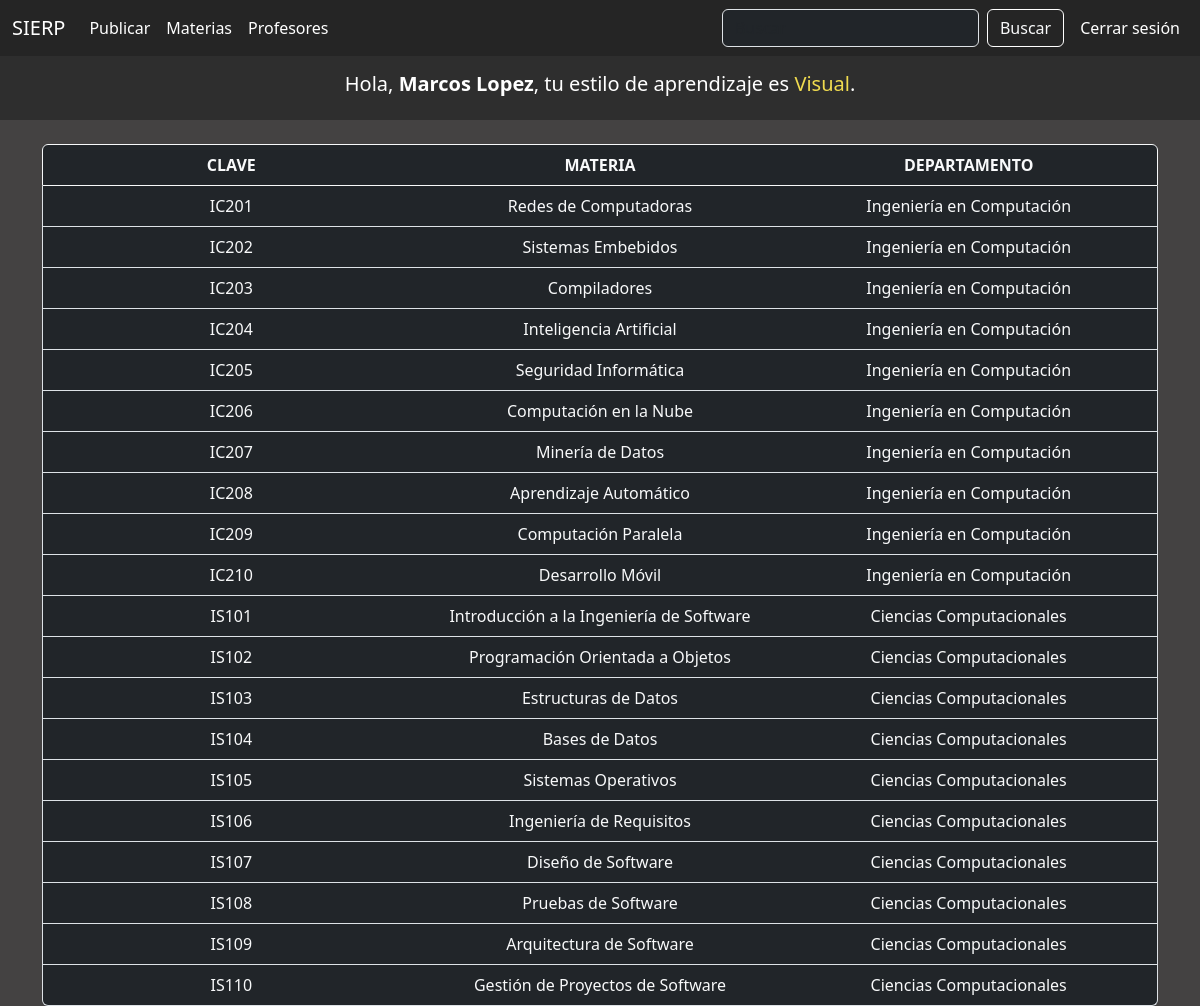
Page /materia/lista_materia/ (signed in) on the committed database.
### usuario/models.py (models this page shows, shortened)
class Usuario(AbstractUser):
    METODOS_APRENDIZAJE = [
        ('visual', 'Visual'),
        ('auditivo', 'Auditivo'),
        ('kinestesico', 'Kinestésico'),
    ]
    nombre_usuario = models.CharField(max_length=20)
    metodo_aprendizaje = models.CharField(
        max_length=20,
        choices=METODOS_APRENDIZAJE,
        blank=True,
        null=True
    )
    profesores = models.ManyToManyField('profesor.Profesor', through='publicacion.Publicacion')
    materias = models.ManyToManyField('materia.Materia', through='publicacion.Publicacion')

### materia/models.py (models this page shows, shortened)
class Materia(models.Model):
    clave = models.CharField(max_length=10)
    nombre = models.CharField(max_length=50)
    departamento = models.CharField(max_length=50)
    usuarios = models.ManyToManyField('usuario.Usuario', through='publicacion.Publicacion')
    profesores = models.ManyToManyField('profesor.Profesor', through='publicacion.Publicacion')

### materia/views.py (the view)
# urls.py: path('lista_materia/', views.MateriaView.as_view(), name='lista_materia'),
class MateriaView(generic.ListView):
    template_name = "materia/lista_materia.html"
    context_object_name = 'materia_list'
    def get_queryset(self):
        query = self.request.GET.get('q')
        if query:
            return Materia.objects.filter(Q(nombre__icontains=query)).order_by('clave')
        return Materia.objects.order_by('clave')

### templates/materia/lista_materia.html (shortened to what this page needs)
{% extends "base.html" %}
{% block search %}
<form class="d-flex me-2" role="search" method="get" action="">
    <input class="form-control me-2 bg-dark text-light" type="search" name="q" placeholder="Buscar" aria-label="Search" value="{{ request.GET.q }}">
    <button class="btn btn-outline-light" type="submit" style="border-color: #ffffff;">Buscar</button>
</form>
{% endblock search %}
{% block content %}
<section class="container mt-4">
    {% if materia_list %}
    <div class="list-group bg-dark">
        <div class="list-group-item active bg-dark border border-light">
            <div class="row text-center">
                <div class="col text-light"><strong>CLAVE</strong></div>
                <div class="col text-light"><strong>MATERIA</strong></div>
                <div class="col text-light"><strong>DEPARTAMENTO</strong></div>
            </div>
        </div>
        {% for materia in materia_list %}
        <a href="{% url 'publicacion:materia' materia.id %}" class="list-group-item list-group-item-action bg-dark">
            <div class="row text-center">
                <div class="col text-light">{{ materia.clave }}</div>
                <div class="col text-light">{{ materia.nombre }}</div>
                <div class="col text-light">{{ materia.departamento }}</div>
            </div>
        </a>
        {% endfor %}
    </div>
    {% else %}
    <div class="alert alert-warning text-center bg-dark text-light border border-dark" role="alert">
        Materia no encontrada.
    </div>
    {% endif %}
</section>
{% endblock content %}

### templates/base.html (shortened to what this page needs)
<!DOCTYPE html>
<html lang="en" dark>
<head>
    <link href="https://cdn.jsdelivr.net/npm/bootstrap@5.3.3/dist/css/bootstrap.min.css" rel="stylesheet">
    <link rel="stylesheet" href="https://cdnjs.cloudflare.com/ajax/libs/font-awesome/6.0.0-beta3/css/all.min.css">
</head>
<body>
    <nav class="navbar navbar-expand-lg">
        <div class="container-fluid">
          <a class="navbar-brand" style="color: #ffffff;" href="{% url 'publicacion:index' %}">SIERP</a>
          <div class="collapse navbar-collapse" id="navbarSupportedContent">
            <ul class="navbar-nav me-auto mb-2 mb-lg-0">
              <li class="nav-item">
                <a class="nav-link" href="{% url 'publicacion:crear_publicacion' %}">Publicar</a>
              </li>
              <li class="nav-item">
                <a class="nav-link" href="{% url 'materia:lista_materia' %}">Materias</a>
              </li>
              <li class="nav-item">
                <a class="nav-link" href="{% url 'profesor:lista_profesor' %}">Profesores</a>
              </li>
            </ul>
            {% block search %}
            {% endblock search %}
            <ul class="navbar-nav mb-2 mb-lg-0">
              {% if user.is_authenticated %}
                <li class="nav-item">
                  <form action="{% url 'usuario:cerrar' %}" method="post" class="d-inline">
                    <button type="submit" class="nav-link btn btn-link" style="text-decoration: none; background: none; border: none;">Cerrar sesión</button>
                  </form>
                </li>
              {% endif %}
            </ul>
          </div>
        </div>
    </nav>
    {% if user.is_authenticated %}
    <div class="text-center p-3" style="background-color: #2e2e2e; color: #fff;">
        <h5>
            Hola, <strong>{{ user.nombre_usuario|default:user.username }}</strong>,
            {% if user.metodo_aprendizaje %}
                tu estilo de aprendizaje es <span style="color: #f0db4f;">{{ user.get_metodo_aprendizaje_display }}</span>.
            {% else %}
                aún no has completado tu test de aprendizaje.
            {% endif %}
        </h5>
    </div>
    {% endif %}
    {% block content %}
    {% endblock content %}
</body>
</html>

### templates/base.html (style rules this page uses)
body { background-color: #444242; color: #ffffff; }
.navbar { background-color: #252525; color: #ffffff; }
.nav-link { color: #ffffff !important; }

### rows in the picture
Usuario: nombre_usuario "Marcos Lopez", metodo_aprendizaje "Visual"
Materia: clave "IC201", nombre "Redes de Computadoras", departamento "Ingeniería en Computación"
Materia: clave "IC202", nombre "Sistemas Embebidos", departamento "Ingeniería en Computación"
Materia: clave "IC203", nombre "Compiladores", departamento "Ingeniería en Computación"
Materia: clave "IC204", nombre "Inteligencia Artificial", departamento "Ingeniería en Computación"
Materia: clave "IC205", nombre "Seguridad Informática", departamento "Ingeniería en Computación"
Materia: clave "IC206", nombre "Computación en la Nube", departamento "Ingeniería en Computación"
Materia: clave "IC207", nombre "Minería de Datos", departamento "Ingeniería en Computación"
Materia: clave "IC208", nombre "Aprendizaje Automático", departamento "Ingeniería en Computación"
Materia: clave "IC209", nombre "Computación Paralela", departamento "Ingeniería en Computación"
Materia: clave "IC210", nombre "Desarrollo Móvil", departamento "Ingeniería en Computación"
Materia: clave "IS101", nombre "Introducción a la Ingeniería de Software", departamento "Ciencias Computacionales"
Materia: clave "IS102", nombre "Programación Orientada a Objetos", departamento "Ciencias Computacionales"
Materia: clave "IS103", nombre "Estructuras de Datos", departamento "Ciencias Computacionales"
Materia: clave "IS104", nombre "Bases de Datos", departamento "Ciencias Computacionales"
Materia: clave "IS105", nombre "Sistemas Operativos", departamento "Ciencias Computacionales"
Materia: clave "IS106", nombre "Ingeniería de Requisitos", departamento "Ciencias Computacionales"
Materia: clave "IS107", nombre "Diseño de Software", departamento "Ciencias Computacionales"
Materia: clave "IS108", nombre "Pruebas de Software", departamento "Ciencias Computacionales"
Materia: clave "IS109", nombre "Arquitectura de Software", departamento "Ciencias Computacionales"
Materia: clave "IS110", nombre "Gestión de Proyectos de Software", departamento "Ciencias Computacionales"
